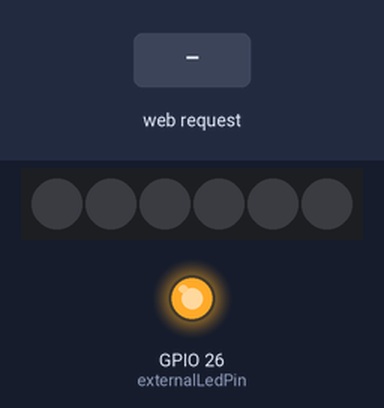
This sketch was run on a simulated ESP32. On the bench: 6 RGB LEDs in strip order, left to right, output pins drawn as LEDs (lit = HIGH). The test bench sets the inputs (shaded band). Dim RGB values are drawn brighter than linear; WiFi joins after 1.5 s; servers stay silent unless stated; what the sketch prints to the serial monitor is not drawn.

Above: at 2.7 s.
2.8 s: HTTP request GET /control_all?color=1 received
At 4.7 s:
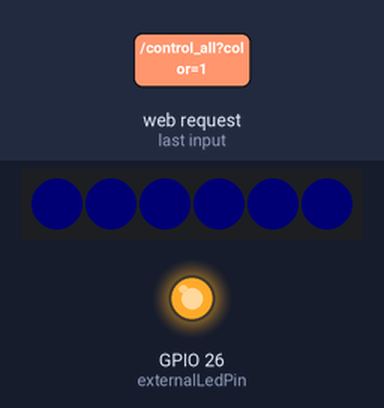
5.5 s: HTTP request GET /control_all?color=120 received
At 6.9 s:
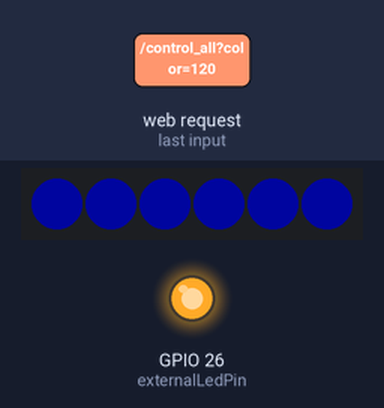
8.2 s: HTTP request GET /control_all?color=0 received
At 10.6 s:
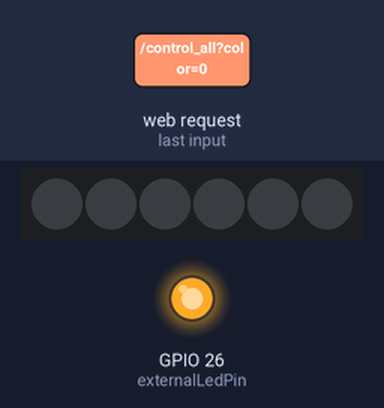
11.0 s: HTTP request GET /control?room=1&color=1 received
At 12.1 s:
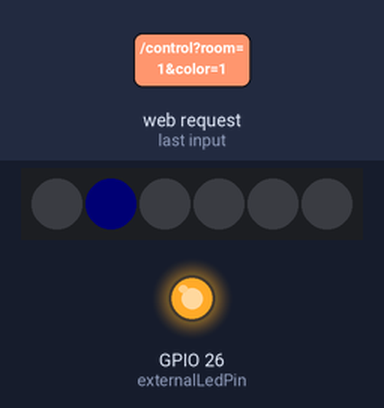
13.7 s: HTTP request GET /control_all?room=1&color=1 received
At 17.0 s:
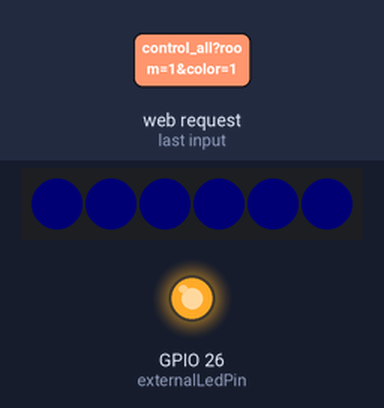
Timing chart, 0 to 18.0 s (numbered marks = the images above; inputs shaded):
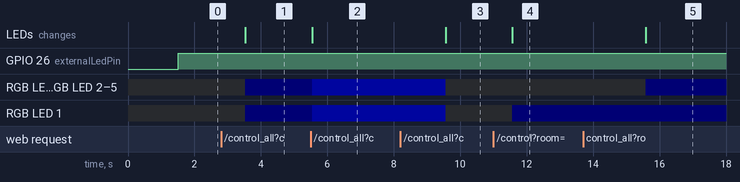

Measured:
- after the input at 2.8 s, RGB LED 0–5: off → RGB(0, 0, 1) after 0.73 s; the LEDs: change after 0.73 s (image 1)
- after the input at 5.5 s, RGB LED 0–5: RGB(0, 0, 1) → RGB(0, 1, 32) after 0.05 s; the LEDs: change after 0.05 s (image 2)
- after the input at 8.2 s, RGB LED 0–5: RGB(0, 1, 32) → off after 1.4 s; the LEDs: change after 1.4 s (image 3)
- after the input at 11.0 s, RGB LED 1: off → RGB(0, 0, 1) after 0.57 s; the LEDs: change after 0.57 s (image 4)
- after the input at 13.7 s, RGB LED 0, RGB LED 2–5: off → RGB(0, 0, 1) after 1.9 s; the LEDs: change after 1.9 s (image 5)

The sketch:

doll-house.ino
```cpp
#include <WiFi.h>
#include <WebServer.h> // Para criar o servidor HTTP
#include <Adafruit_NeoPixel.h>

// --- Configuração da Rede Wi-Fi ---
// SE ESTIVER USANDO WOKWI-GUEST PARA TESTE INTERNO, USE ESTAS CREDENCIAIS:
const char* ssid = "Wokwi-GUEST"; // AGORA COM HÍFEN!
const char* password = "";        // Senha vazia para Wokwi-GUEST

// --- Resto do Código (mesmo que o anterior, apenas com a ordem ajustada) ---

#define LED_PIN 4      // Pino GPIO ÚNICO para toda a cadeia de LEDs
#define TOTAL_LEDS 6   // 6 LEDs no total, um para cada cômodo

const int photoSensorPin = 2;
int photoSensorAnalogValue = analogRead(photoSensorPin);
const int externalLedPin = 26;

Adafruit_NeoPixel strip(TOTAL_LEDS, LED_PIN, NEO_GRB + NEO_KHZ800);

struct Comodo {
  int led_index;
  String nome;
};

Comodo comodos[] = {
  {0, "Sala"},
  {1, "Cozinha"},
  {2, "Quarto 1"},
  {3, "Banheiro"},
  {4, "Quarto 2"},
  {5, "Closet"}
};
const int NUM_COMODOS = sizeof(comodos) / sizeof(comodos[0]);

void setComodoColor(int comodoIndex, uint32_t color) {
  if (comodoIndex >= 0 && comodoIndex < NUM_COMODOS) {
    int ledToControl = comodos[comodoIndex].led_index;
    strip.setPixelColor(ledToControl, color);
    strip.show();
    Serial.print("Comodo '");
    Serial.print(comodos[comodoIndex].nome);
    Serial.print("' (LED ");
    Serial.print(ledToControl);
    Serial.print(") set para cor: ");
    Serial.println(color, HEX);
  } else {
    Serial.println("Indice de comodo invalido.");
  }
}

WebServer server(80);

String htmlPage = R"rawliteral(
<!DOCTYPE html>
<html>
<head>
<meta name="viewport" content="width=device-width, initial-scale=1">
<title>Smart Doll House</title>
<style>
  body { font-family: Arial, sans-serif; text-align: center; margin: 20px; background-color: #f0f0f0; }
  .container { max-width: 400px; margin: auto; background: white; padding: 20px; border-radius: 8px; box-shadow: 0 2px 4px rgba(0,0,0,.1); }
  h1 { color: #333; }
  .room-control { margin-bottom: 15px; padding: 10px; border: 1px solid #ddd; border-radius: 5px; background-color: #fafafa; }
  .room-control label { display: block; margin-bottom: 8px; font-weight: bold; }
  .button {
    background-color: #4CAF50;
    color: white;
    padding: 10px 15px;
    border: none;
    border-radius: 5px;
    cursor: pointer;
    font-size: 16px;
    margin: 5px;
    min-width: 80px;
  }
  .button.off { background-color: #f44336; }
  .button.on { background-color: #008CBA; }
  .button:hover { opacity: 0.8; }
  .color-input {
    width: 60px;
    height: 30px;
    vertical-align: middle;
    border: 1px solid #ccc;
    border-radius: 4px;
    cursor: pointer;
  }
  .global-control { margin-top: 20px; padding-top: 15px; border-top: 1px solid #eee; }
</style>
</head>
<body>
<div class="container">
  <h1>CP3 - Smart Doll House</h1>
  <label>Chechpoint 03 - Prof Morgantini</label>

  <div>
    <label>1st floor</label>
      <div class="room-control">
        <label>1 - Living Room</label>
        <button class="button on" onclick="setLight(0, 1)"><i class="fa fa-lightbulb-o"></i>On</button>
        <button class="button off" onclick="setLight(0, 0)">Off</button>
        Color: <input type="color" class="color-input" id="color0" onchange="setColor(0)">
      </div>

      <div class="room-control">
        <label>2 - Kitchen</label>
        <button class="button on" onclick="setLight(1, 1)">On</button>
        <button class="button off" onclick="setLight(1, 0)">Off</button>
        Color: <input type="color" class="color-input" id="color1" onchange="setColor(1)">
      </div>

      <div class="room-control">
        <label>3 - Small Dolls Room</label>
        <button class="button on" onclick="setLight(2, 1)">On</button>
        <button class="button off" onclick="setLight(2, 0)">Off</button>
        Color: <input type="color" class="color-input" id="color2" onchange="setColor(2)">
      </div>
  </div>

  <div>
    <label>2nd floor</label>
      <div class="room-control">
        <label>4 - Bathroom</label>
        <button class="button on" onclick="setLight(3, 1)">On</button>
        <button class="button off" onclick="setLight(3, 0)">Off</button>
        Color: <input type="color" class="color-input" id="color3" onchange="setColor(3)">
      </div>

      <div class="room-control">
        <label>5 - Big Doll Room</label>
        <button class="button on" onclick="setLight(4, 1)">On</button>
        <button class="button off" onclick="setLight(4, 0)">Off</button>
        Color: <input type="color" class="color-input" id="color4" onchange="setColor(4)">
      </div>

      <div class="room-control">
        <label>6 - Closet</label>
        <button class="button on" onclick="setLight(5, 1)">On</button>
        <button class="button off" onclick="setLight(5, 0)">Off</button>
        Color: <input type="color" class="color-input" id="color5" onchange="setColor(5)">
      </div>
  </div>


  <div class="global-control">
    <button class="button on" onclick="setAllLights(1)">All on</button>
    <button class="button off" onclick="setAllLights(0)">All of</button>
  </div>

</div>

<script>
  function hexToRgb(hex) {
    var r = parseInt(hex.substring(1, 3), 16);
    var g = parseInt(hex.substring(3, 5), 16);
    var b = parseInt(hex.substring(5, 7), 16);
    return { r, g, b };
  }

  function setLight(roomIndex, state) {
    var xhr = new XMLHttpRequest();
    var color = state === 1 ? "FFFFFF" : "000000";
    xhr.open("GET", "/control?room=" + roomIndex + "&color=" + color, true);
    xhr.send();
    console.log("Comando enviado: room=" + roomIndex + ", state=" + state + ", color=" + color);
  }

  function setColor(roomIndex) {
    var colorHex = document.getElementById("color" + roomIndex).value;
    var xhr = new XMLHttpRequest();
    xhr.open("GET", "/control?room=" + roomIndex + "&color=" + colorHex.substring(1), true);
    xhr.send();
    console.log("Comando enviado: room=" + roomIndex + ", color=" + colorHex);
  }

  function setAllLights(state) {
    var color = state === 1 ? "FFFFFF" : "000000";
    var xhr = new XMLHttpRequest();
    xhr.open("GET", "/control_all?color=" + color, true);
    xhr.send();
    console.log("Comando enviado: all, state=" + state + ", color=" + color);
  }
</script>
</body>
</html>
)rawliteral";

void handleRoot() {
  server.send(200, "text/html", htmlPage);
}

void handleControl() {
  if (server.hasArg("room") && server.hasArg("color")) {
    int roomIndex = server.arg("room").toInt();
    String colorHex = server.arg("color");

    long hexValue = strtol(colorHex.c_str(), NULL, 16);
    uint8_t r = (hexValue >> 16) & 0xFF;
    uint8_t g = (hexValue >> 8) & 0xFF;
    uint8_t b = hexValue & 0xFF;

    setComodoColor(roomIndex, strip.Color(r, g, b));
    server.send(200, "text/plain", "OK");
  } else {
    server.send(400, "text/plain", "Erro: Parametros faltando.");
  }
}

void handleControlAll() {
  if (server.hasArg("color")) {
    String colorHex = server.arg("color");
    long hexValue = strtol(colorHex.c_str(), NULL, 16);
    uint8_t r = (hexValue >> 16) & 0xFF;
    uint8_t g = (hexValue >> 8) & 0xFF;
    uint8_t b = hexValue & 0xFF;

    for(int i = 0; i < NUM_COMODOS; i++) {
      setComodoColor(i, strip.Color(r, g, b));
    }
    server.send(200, "text/plain", "OK");
  } else {
    server.send(400, "text/plain", "Erro: Cor faltando.");
  }
}

void setup() {
  Serial.begin(115200);
  Serial.println("Iniciando Iluminacao Inteligente da Casa de Bonecas!");
  pinMode(photoSensorPin, INPUT_PULLUP);
  Serial.print("Valor lido pelo foto sensor: ");
  Serial.println(photoSensorAnalogValue);
  pinMode(externalLedPin, OUTPUT);

  strip.begin();
  strip.show();
  Serial.println("Fita de LEDs inicializada. Todos os LEDs desligados.");

  Serial.print("Conectando a rede Wi-Fi: ");
  Serial.println(ssid);
  WiFi.begin(ssid, password);

  int connectionAttempts = 0;
  while (WiFi.status() != WL_CONNECTED && connectionAttempts < 30) {
    delay(500);
    Serial.print(".");
    connectionAttempts++;
  }

  if (WiFi.status() == WL_CONNECTED) {
    Serial.println("\nWiFi conectado com sucesso!");
    Serial.print("Endereco IP do ESP32: ");
    Serial.println(WiFi.localIP());

    // SOMENTE INICIA O SERVIDOR SE O WI-FI ESTIVER CONECTADO!
    server.on("/", handleRoot);
    server.on("/control", handleControl);
    server.on("/control_all", handleControlAll);
    server.begin();
    Serial.println("Servidor HTTP iniciado na porta 80.");
  } else {
    Serial.println("\nFalha na conexao WiFi!");
    Serial.println("Nao foi possivel conectar ao Access Point.");
    Serial.println("Verifique o SSID e a Senha (Wokwi-GUEST tem hifen e senha vazia!).");
    Serial.println("O servidor HTTP nao sera iniciado sem conexao Wi-Fi.");
  }
}

void loop() {
  // Processa as requisições HTTP SOMENTE se o Wi-Fi estiver conectado
  if (WiFi.status() == WL_CONNECTED) {
    server.handleClient();
    if(photoSensorAnalogValue < 1500) digitalWrite(externalLedPin, HIGH);
  }
  delay(2000);
}
```
